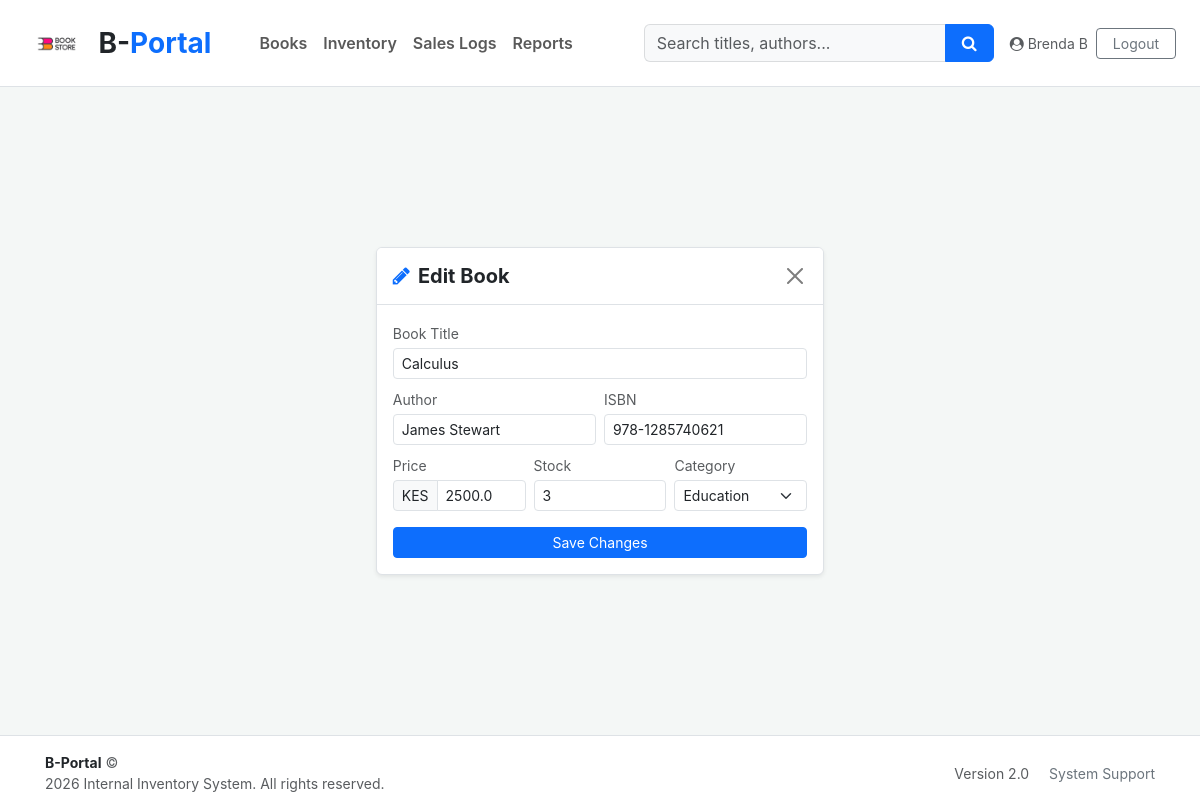
The app's page /edit_book/4 (signed in), older data.
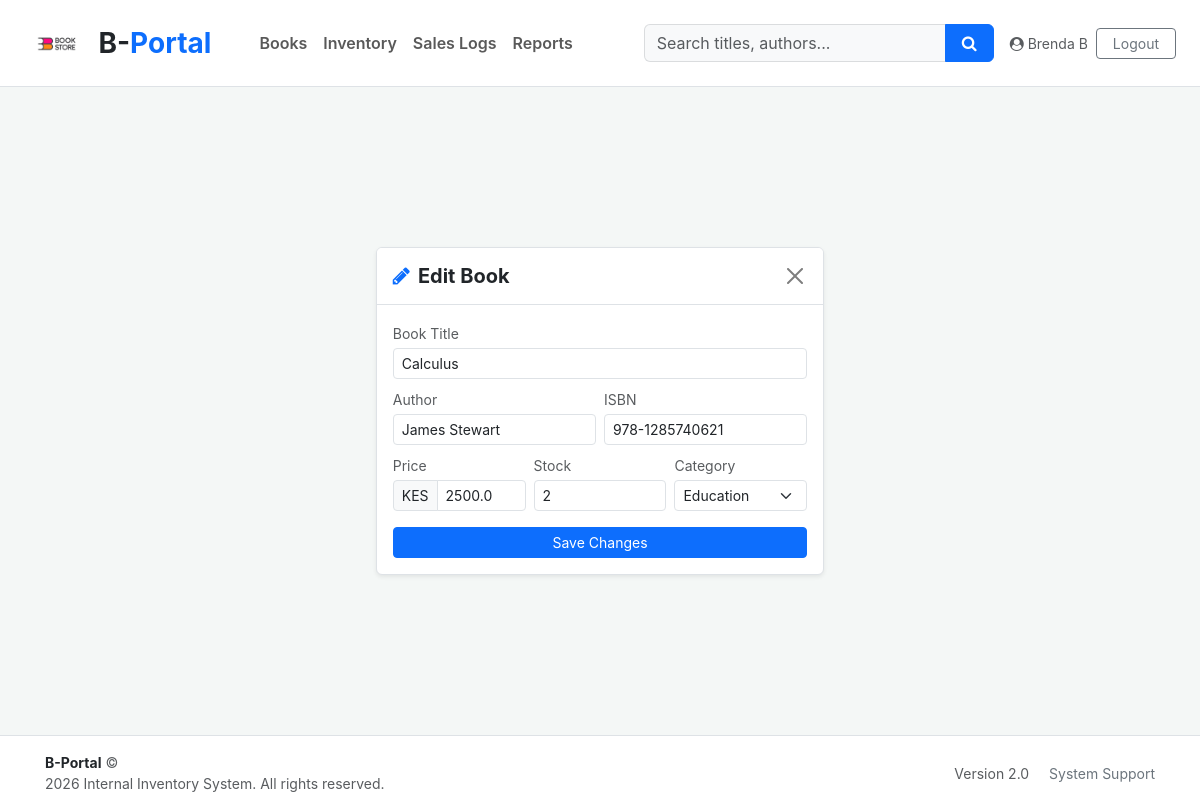
The same page, newer data.
### models.py (models this page shows, shortened)
class Book(db.Model):
    id = db.Column(db.Integer, primary_key=True)
    title = db.Column(db.String(200), nullable=False)
    author = db.Column(db.String(200), nullable=False)
    isbn = db.Column(db.String(20), unique=True, nullable=False)
    price = db.Column(db.Float, nullable=False)
    stock_quantity = db.Column(db.Integer, default=0)
    category = db.Column(db.String(100))
    image_url = db.Column(db.String(500), default='pics/default-book.jpg')
    created_at = db.Column(db.DateTime, default=datetime.utcnow)

### app.py (the view, shortened to what this page needs)
@app.route('/edit_book/<int:book_id>', methods=['GET', 'POST'])
@login_required
def edit_book(book_id):
    book = Book.query.get_or_404(book_id)
    return render_template('edit_book.html', book=book)

### app.py (called while the page is built)
@login_manager.user_loader # loads the user object from the user ID stored in the session
def load_user(user_id):
    return User.query.get(int(user_id))

### templates/edit_book.html (shortened to what this page needs)
{% extends "layout.html" %}
{% block content %}
<div class="row justify-content-center align-items-center" style="min-height: 75vh;">
    <div class="col-md-6 col-lg-5">
        <div class="card border mobile-full-width shadow-sm">
            <div class="card-header bg-white border-bottom p-3 d-flex justify-content-between align-items-center">
                <h5 class="mb-0 fw-bold"><i class="fa fa-pencil me-2 text-primary"></i>Edit Book</h5>
                <a href="{{ url_for('inventory') }}" class="btn-close" aria-label="Close"></a>
            </div>
            <div class="card-body p-3">
                <form action="{{ url_for('edit_book', book_id=book.id) }}" method="POST">
                    <div class="mb-2">
                        <label class="form-label small text-muted mb-1">Book Title</label>
                        <input type="text" name="title" class="form-control form-control-sm" value="{{ book.title }}"
                            required>
                    </div>
                    <div class="row g-2 mb-2">
                        <div class="col-6">
                            <label class="form-label small text-muted mb-1">Author</label>
                            <input type="text" name="author" class="form-control form-control-sm"
                                value="{{ book.author }}" required>
                        </div>
                        <div class="col-6">
                            <label class="form-label small text-muted mb-1">ISBN</label>
                            <input type="text" name="isbn" class="form-control form-control-sm" value="{{ book.isbn }}"
                                required>
                        </div>
                    </div>
                    <div class="row g-2 mb-3">
                        <div class="col-4">
                            <label class="form-label small text-muted mb-1">Price</label>
                            <div class="input-group input-group-sm">
                                <span class="input-group-text">KES</span>
                                <input type="number" step="0.01" name="price" class="form-control"
                                    value="{{ book.price }}" required>
                            </div>
                        </div>
                        <div class="col-4">
                            <label class="form-label small text-muted mb-1">Stock</label>
                            <input type="number" name="stock" class="form-control form-control-sm"
                                value="{{ book.stock_quantity }}" required>
                        </div>
                        <div class="col-4">
                            <label class="form-label small text-muted mb-1">Category</label>
                            <select name="category" class="form-select form-select-sm">
                                <option value="Education" {% if book.category=='Education' %}selected{% endif %}>
                                    Education</option>
                            </select>
                        </div>
                    </div>
                    <div class="d-grid">
                        <button type="submit" class="btn btn-primary btn-sm">Save Changes</button>
                    </div>
                </form>
            </div>
        </div>
    </div>
</div>
{% endblock %}

Row changes from the older to the newer data that the page shows:
changed Book "Calculus": stock "3" → "2"
